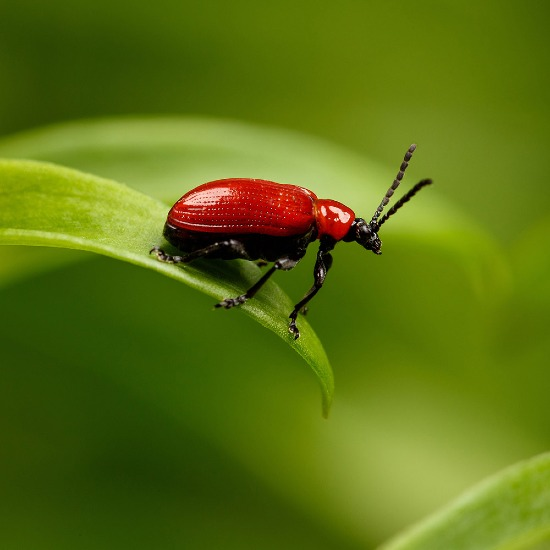
#> input picture topics_of_learning/bug.jpg, 550 x 550 px
$ python filter_color.py
#> lines starting #> are read from the running program, lines starting #| are printed output that depends on the picture; after the words box and inside, x2 and y2 are one past the last pixel; in counts of white or black regions, pixels touching at a corner belong together
import cv2
import numpy as np

img = cv2.imread('bug.jpg')
#> img is the input picture: shape (550, 550, 3); mean B, G, R 17.5, 112.9, 91.4

# It converts the BGR color space of image to HSV color space
hsv = cv2.cvtColor(img, cv2.COLOR_BGR2HSV)
#> hsv: shape (550, 550, 3); mean H, S, V 37.7, 225.9, 116.4

# Threshold of blue in HSV space
lower_red = np.array([0, 1, 1])
upper_red = np.array([20, 255, 255])

# preparing the mask to overlay
mask = cv2.inRange(hsv, lower_red, upper_red)
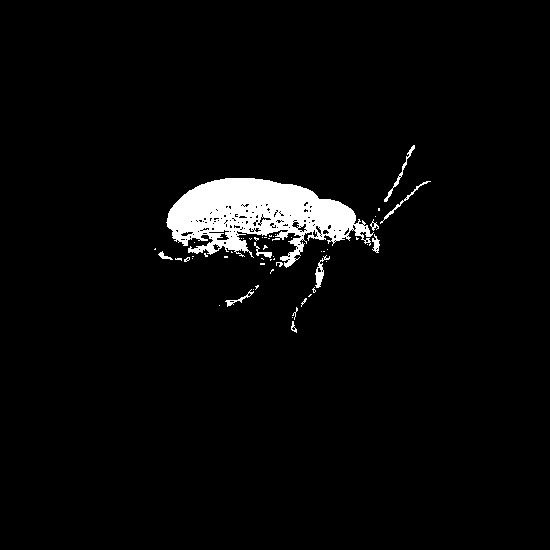
#> mask: shape (550, 550); 3.5% white; 54 white regions (42 under 20 px), largest, box (x1, y1, x2, y2) and area: (166, 178, 374, 268) 9541, (384, 145, 415, 202) 163, (315, 255, 330, 288) 163

# The black region in the mask has the value of 0,
# so when multiplied with original image removes all non-blue regions
result = cv2.bitwise_and(img, img, mask = mask)
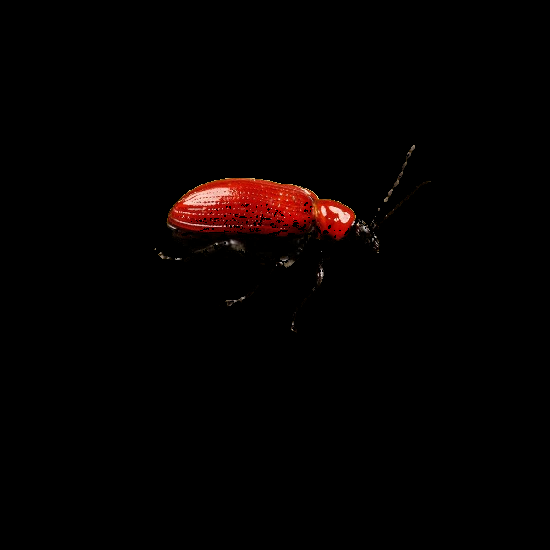
#> result: shape (550, 550, 3); mean B, G, R 1, 1.3, 4.6

cv2.imshow('orig', img)
cv2.imshow('mask', mask)
cv2.imshow('result', result)
cv2.waitKey(0)

$ run again, with topics_of_learning/flamengo.jpg copied over topics_of_learning/bug.jpg
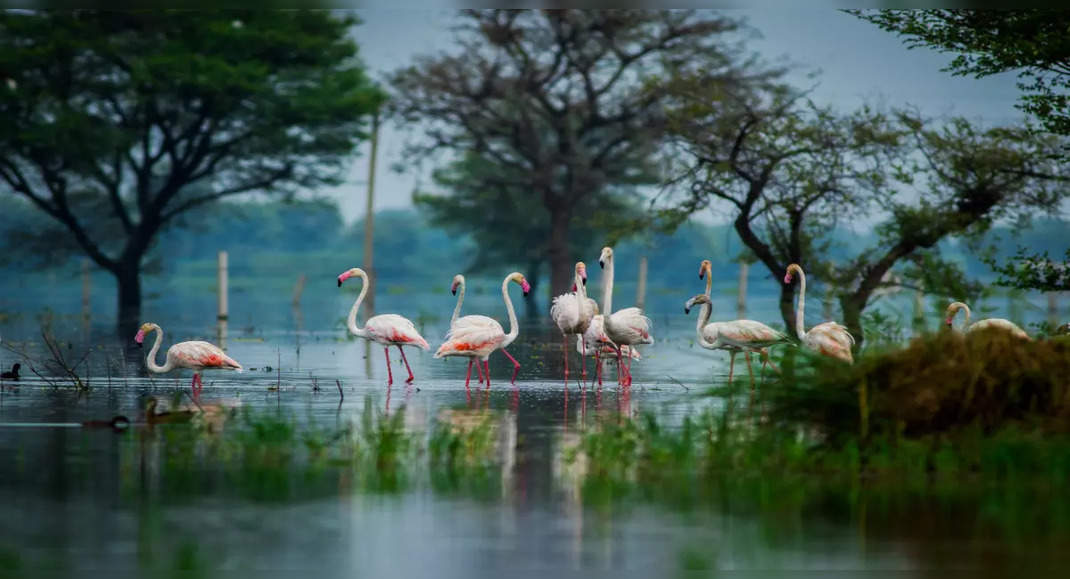
#> input picture topics_of_learning/flamengo.jpg, 1070 x 579 px
#> img is the input picture: shape (579, 1070, 3); mean B, G, R 79.5, 83.9, 62.3
#> hsv: shape (579, 1070, 3); mean H, S, V 78.7, 110, 90
#> `mask = cv2.inRange(hsv, lower_red, upper_red)`:
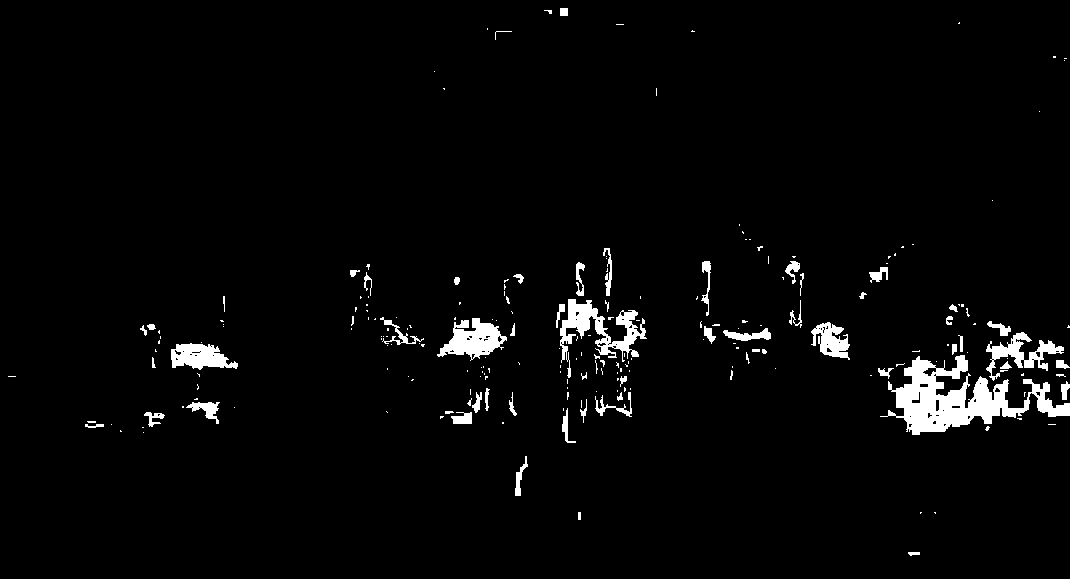
#> mask: shape (579, 1070); 3% white; 221 white regions (162 under 20 px), largest, box (x1, y1, x2, y2) and area: (880, 355, 1070, 435) 5904, (560, 299, 647, 378) 2120, (437, 318, 507, 361) 1564
#> `result = cv2.bitwise_and(img, img, mask = mask)`:
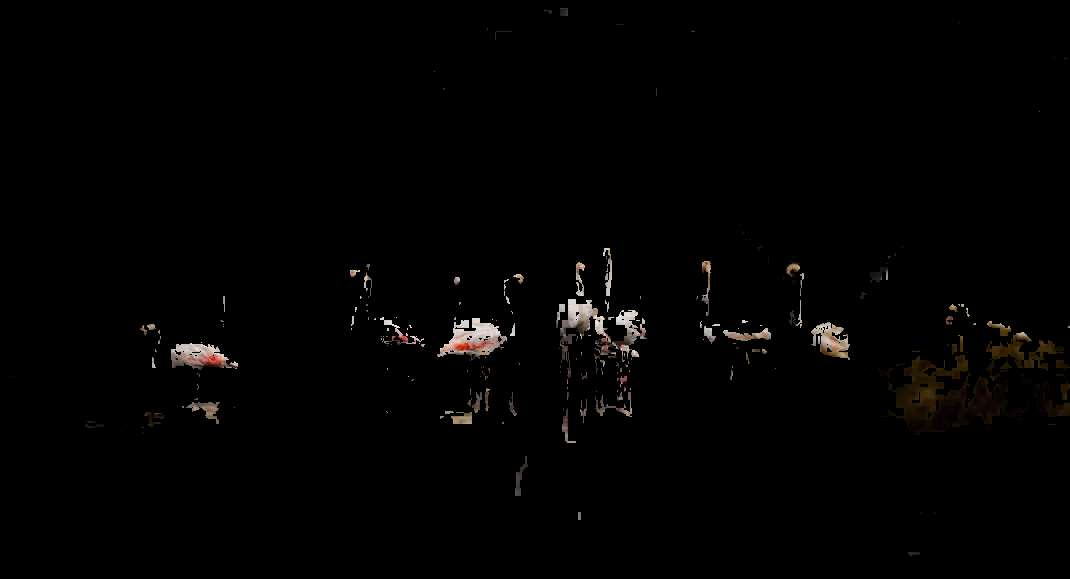
#> result: shape (579, 1070, 3); mean B, G, R 2.1, 2.4, 2.9
